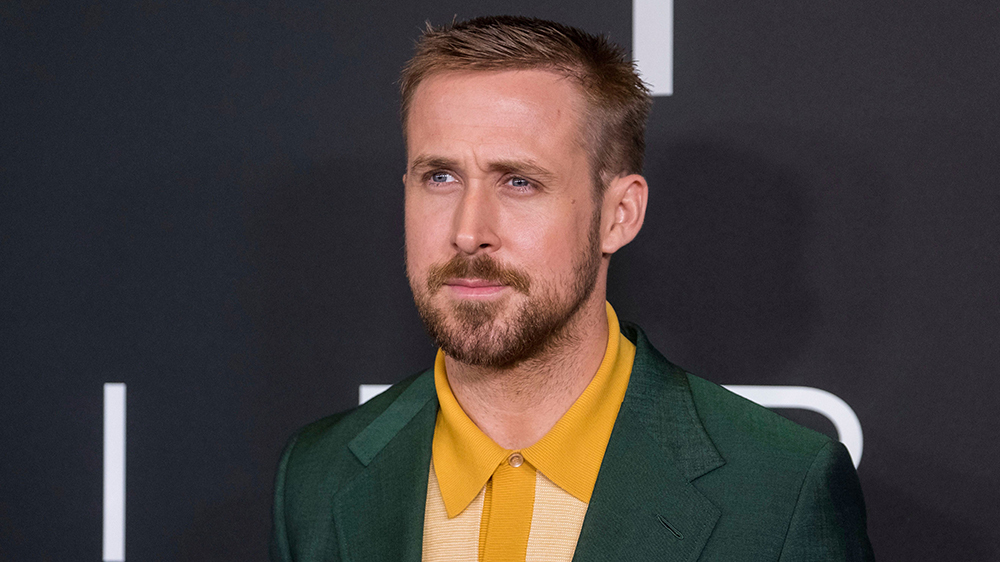
#> input picture test.jpg, 1000 x 562 px
$ python face_detection.py
#> lines starting #> are read from the running program, lines starting #| are printed output that depends on the picture; after the words box and inside, x2 and y2 are one past the last pixel; in counts of white or black regions, pixels touching at a corner belong together


import cv2
import time

#import the image
test = cv2.imread('test.jpg')
#> test is the input picture: shape (562, 1000, 3); mean B, G, R 59.6, 61.2, 69.1

gray_image = cv2.cvtColor(test, cv2.COLOR_BGR2GRAY)
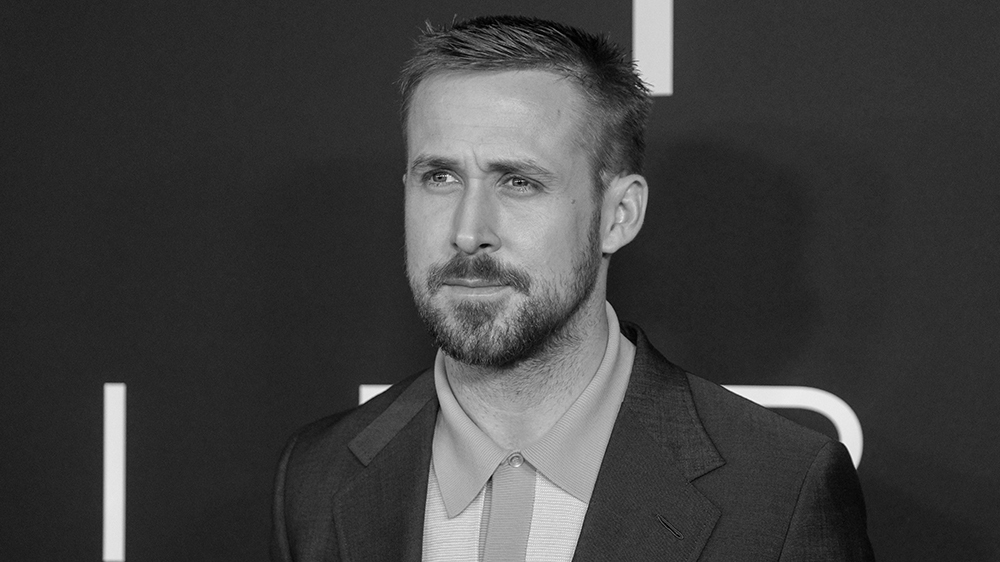
#> gray_image: shape (562, 1000); min 0, max 248, mean 63.5

#cv2.imshow('Test Img',gray_image)
#cv2.waitKey(0)
#cv2.destroyAllWindows()

face_cascade = cv2.CascadeClassifier('haarcascade_frontalface_default.xml')

faces = face_cascade.detectMultiScale(gray_image,1.1,5)
#> faces = [[598, 182, 57, 57], [356, 83, 248, 248]]

print('Faces found: ',len(faces))
#| Faces found:  2

for (x,y,w,h) in faces:
    cv2.rectangle(test,(x,y),(x+w,y+h),(0,255,0),2)
#> this loop made 2 passes
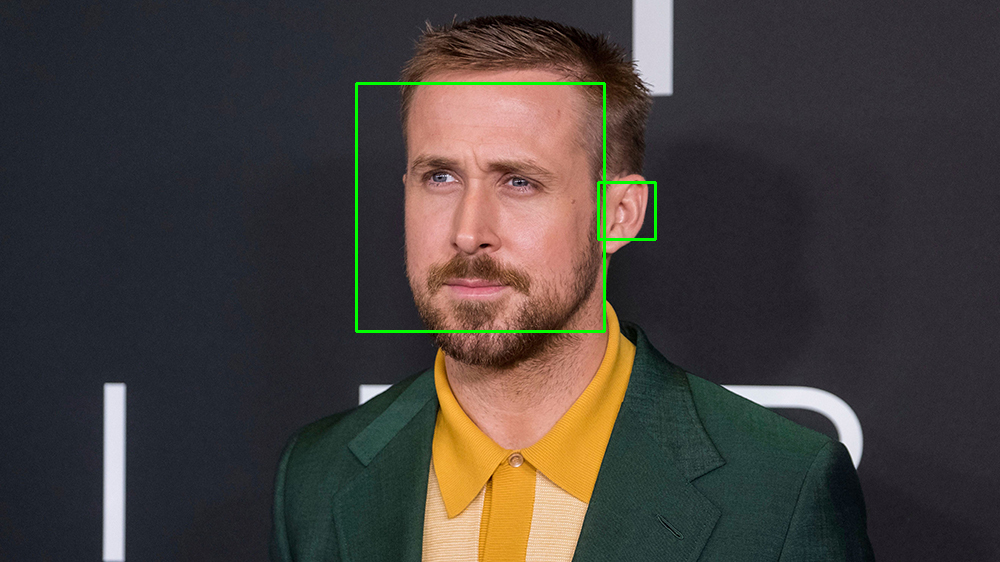
#> test: shape (562, 1000, 3); 0.65% of pixels changed, all inside (x1, y1, x2, y2) = (355, 82, 657, 333)

cv2.imshow('Test Img',test)
cv2.waitKey(0)
cv2.destroyAllWindows()
